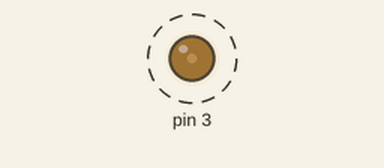
This sketch was run on a simulated Arduino Uno, built with avr-gcc and run on an emulated ATmega328P. Parts: output pins drawn as LEDs (lit = HIGH). Dashed ring = blinking.

Above: at 0.05 s.
Timing chart, 0 to 4.6 s (numbered marks = the images above):
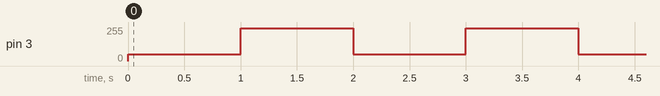

The sketch:

1.analogwrite.ino
```cpp
void setup() {
  // put your setup code here, to run once:
  pinMode(3,OUTPUT);
}

void loop() {
  // put your main code here, to run repeatedly:
  analogWrite(3,50);
  delay(1000);
  analogWrite(3,500);
  delay(1000);

}
```

Measured:
- by itself, pin 3: alternates 244/255 for 1.0 s and 50/255 for 1.0 s
